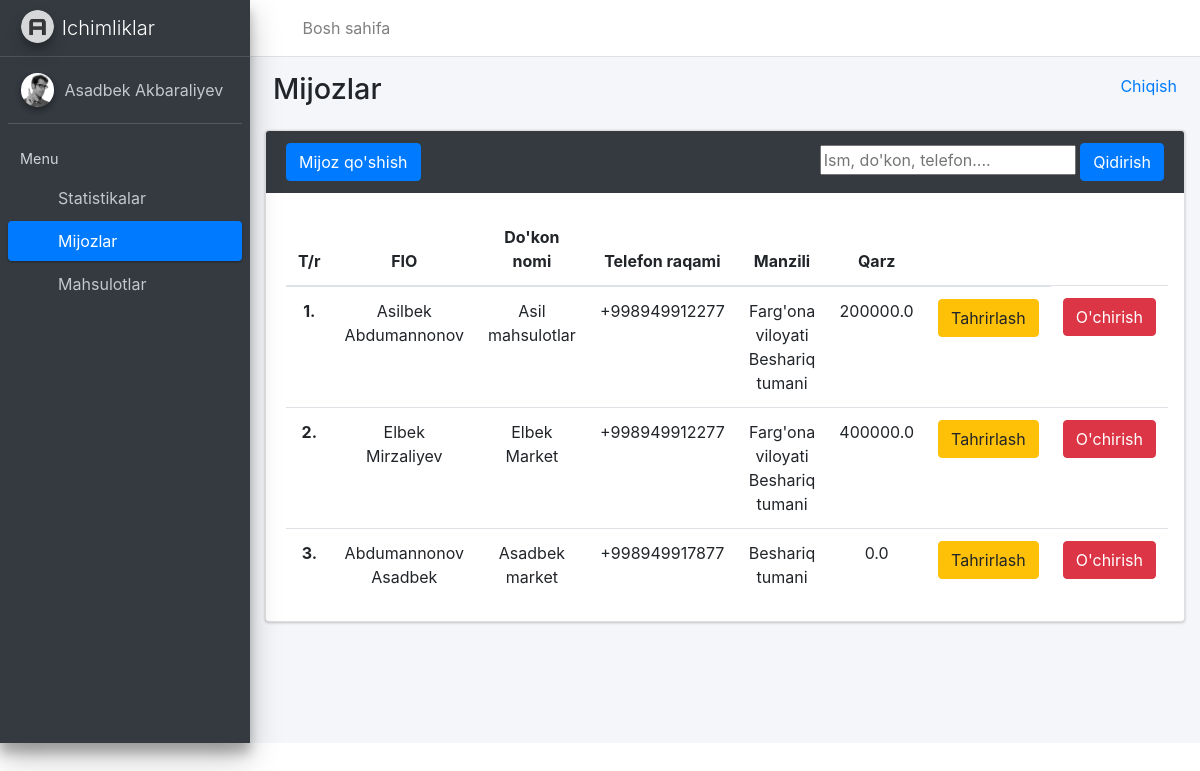
The app's page /main/mijozlar/ (signed in), older data.
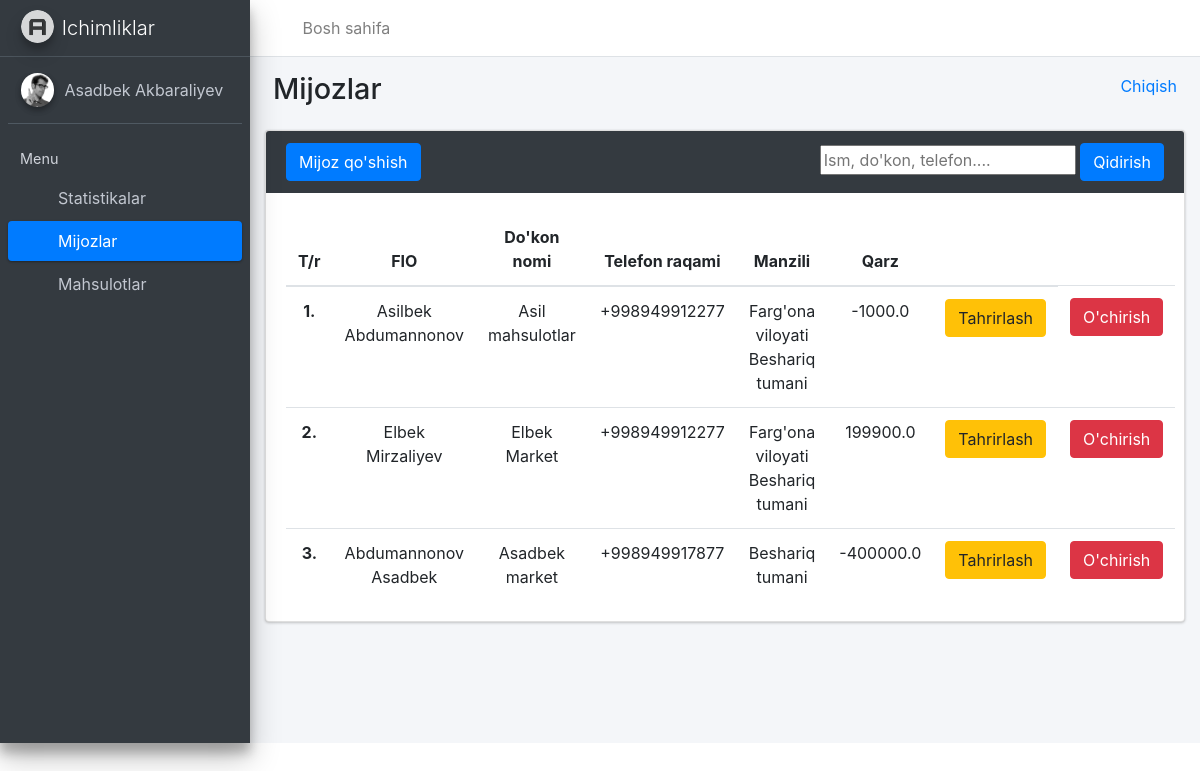
The same page, newer data.
### userApp/models.py (models this page shows, shortened)
class Tarqatuvchi(AbstractUser):
    bolim=models.CharField(max_length=200, blank=True, null=True)
    tel=models.CharField(max_length=14, blank=True, null=True)
    manzil=models.TextField(blank=True, null=True)
    class Meta:
        verbose_name='Tarqatuvchi'
        verbose_name_plural='Tarqatuvchilar'

### mainApp/models.py (models this page shows, shortened)
class Mijoz(models.Model):
    ism = models.CharField(max_length=255)
    dokon = models.CharField(max_length=255, blank=True, null=True)
    tel = models.CharField(max_length=14)
    manzil = models.TextField()
    tarqatuvchi = models.ForeignKey(Tarqatuvchi, on_delete=models.CASCADE)
    qarz = models.FloatField(default=0, null=True, blank=True)

### mainApp/views.py (the view, shortened to what this page needs)
# urls.py: path('mijozlar/', MijozView.as_view(), name='mijozlar'),
class MijozView(View):
    def get(self, request):
        if request.user.is_authenticated:
            mijozlar = Mijoz.objects.filter(tarqatuvchi=request.user)
            if request.GET.get('search'):
                mijozlar=Mijoz.objects.filter(
                    Q(ism__contains=request.GET.get('search'))|
                    Q(dokon__contains=request.GET.get('search'))|
                    Q(tel__contains=request.GET.get('search'))
                )
            context={
                'mijozlar': mijozlar,
                'tarqatuvchi': request.user
            }
            return render(request, 'mijozlar.html', context)
        return redirect('login')

### templates/mijozlar.html (shortened to what this page needs)
{%extends 'base.html'%}
{%block bolim%} {{tarqatuvchi.bolim}} {%endblock%}
{%block fullname%} {{tarqatuvchi.first_name}} {{tarqatuvchi.last_name}} {%endblock fullname%}
{%block mijoz_active %} active {%endblock%}
{%block content%}
  <div class="content-wrapper">
    <div class="content-header">
      <div class="container-fluid">
        <div class="row mb-2">
          <div class="col-sm-6">
            <h1 class="m-0">Mijozlar</h1>
          </div>
          <div class="col-sm-6">
            <ol class="breadcrumb float-sm-right">
              <li class="breadcrumb-item"><a href="{% url 'logout' %}">Chiqish</a></li>
            </ol>
          </div>
        </div>
      </div>
    </div>
    <div class="col-md-12">
        <div class="card card-dark">
            <div class="card-header border-0">
                <div class="d-flex justify-content-between">
                    <button type="submit" class="btn btn-primary" data-toggle="modal" data-target="#myModal">Mijoz qo'shish</button>
                    <form method="get">
                        <input name="search" type="text" placeholder="Ism, do'kon, telefon...." >
                        <button class="btn btn-primary">Qidirish</button>
                    </form>
                </div>
            </div>
            <div class="card-body">
                <table class="table" style="text-align: center;">
                    <thead>
                        <tr>
                            <th scope="col" style="width: 15px">T/r</th>
                            <th scope="col" style="width: 255px; text-align: center;">FIO</th>
                            <th scope="col" style="text-align: center;">Do'kon nomi</th>
                            <th scope="col" style="text-align: center;">Telefon raqami</th>
                            <th scope="col" style="text-align: center;">Manzili</th>
                            <th scope="col" style="text-align: center;">Qarz</th>
                            <th scope="col" style="text-align: center;"></th>
                        </tr>
                    </thead>
                    <tbody>
                    {%for m in mijozlar%}
                        <tr>
                            <th scope="row">{{forloop.counter}}.</th>
                            <td>{{m.ism}}</td>
                            <td>{{m.dokon}}</td>
                            <td>{{m.tel}}</td>
                            <td>{{m.manzil}}</td>
                            <td>{{m.qarz}}</td>
                            <td><a href="/main/mijoz_tahrirlash/{{m.id}}/"><button type="submit" class="btn btn-warning" data-toggle="modal">Tahrirlash</button></a></td>
                            <td><a href="/main/mijoz_ochirish/{{m.id}}/"><button type="submit"  class="btn btn-danger" data-toggle="modal">O'chirish</button></a></td>
                        </tr>
                    {%endfor%}
                    </tbody>
                </table>
            </div>
        </div>
    </div>
  </div>
{%endblock content%}

Row changes from the older to the newer data that the page shows:
changed Mijoz "Asilbek Abdumannonov": qarz "200000.0" → "-1000.0"
changed Mijoz "Elbek Mirzaliyev": qarz "400000.0" → "199900.0"
changed Mijoz "Abdumannonov Asadbek": qarz "0.0" → "-400000.0"
